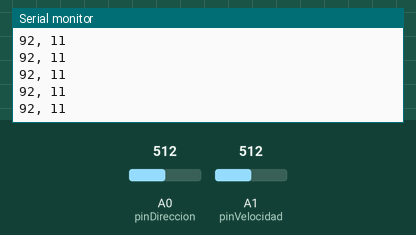
The sketch below on a simulated Arduino Uno, built with avr-gcc and run on an emulated ATmega328P. On the bench: the last lines printed to the serial monitor. Inputs (shaded band) come from the test bench; at power-on: A0 (pinDireccion) = 512, A1 (pinVelocidad) = 512. No radio packets arrive unless stated.

Above: at 1.2 s.
1.3 s: A0 (pinDireccion) set to 544
At 2.3 s:
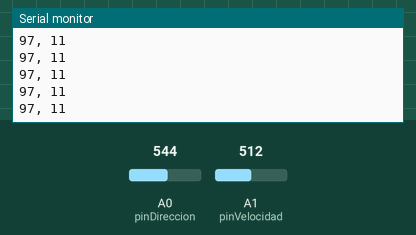
4.3 s: A0 (pinDireccion) set to 572
At 5.2 s:
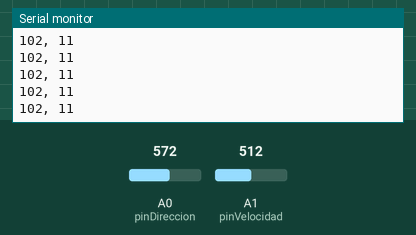
5.8 s: A1 (pinVelocidad) set to 755
At 6.3 s:
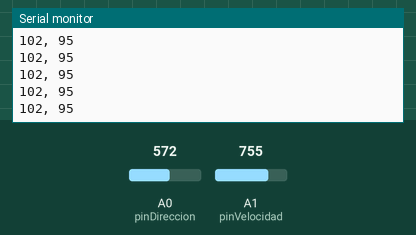
7.3 s: A1 (pinVelocidad) set to 780
At 8.0 s:
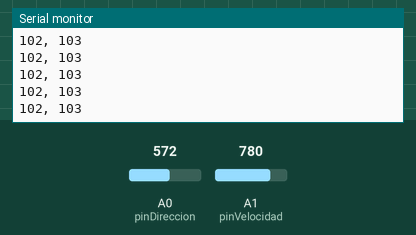
Timing chart, 0 to 9.8 s (numbered marks = the images above; inputs shaded):
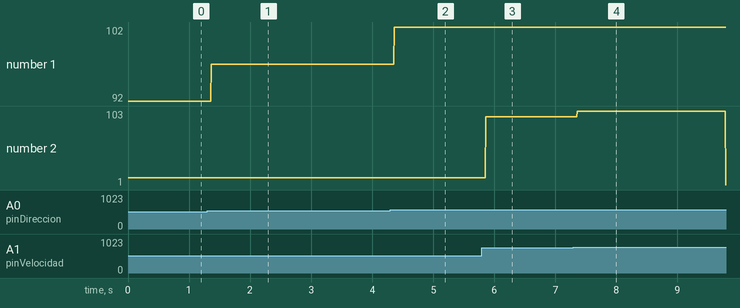

Measured:
- after the input at 1.3 s, the serial monitor: prints a new line after 0.06 s (image 1)
- after the input at 4.3 s, the serial monitor: prints a new line after 0.07 s (image 2)
- after the input at 5.8 s, the serial monitor: prints a new line after 0.06 s (image 3)
- after the input at 7.3 s, the serial monitor: prints a new line after 0.06 s (image 4)
- plotted number 1: 92 → 97 after the input at 1.3 s, 97 → 102 after the input at 4.3 s
- plotted number 2: 11 → 95 after the input at 5.8 s, 95 → 1 after the input at 7.3 s

The sketch:

transmisor.ino
```cpp
#include <SPI.h>
#include <nRF24L01.h>
#include <RF24.h>
#include <Servo.h>

#define pinDireccion     A0
#define pinVelocidad     A1

RF24 radio(9, 10);

const byte address[6] = "10002";

int datos[2];

void setup(){
  Serial.begin(9600);
  radio.begin();
  radio.setAutoAck(false);
  radio.setDataRate(RF24_250KBPS);
  radio.openWritingPipe(address);
  radio.setPALevel(RF24_PA_MIN);
  radio.stopListening();
}

void loop(){
    datos[0] = map(analogRead(pinDireccion), 0, 1000, 0, 180);
    datos[1] = map(analogRead(pinVelocidad), 480, 1000, 0, 180);

//    datos[0] = analogRead(pinDireccion);
//    datos[1] = analogRead(pinVelocidad);

    if(datos[0] > 180) datos[0] = 180;
    if(datos[0] < 0) datos[0] = 0;
    if(datos[1] > 180) datos[1] = 180;
    if(datos[1] < 0) datos[1] = 0;

     Serial.print(datos[0]);
     Serial.print(", ");
     Serial.println(datos[1]);

    radio.write(&datos, sizeof(datos));
    delay(5);
}
```
